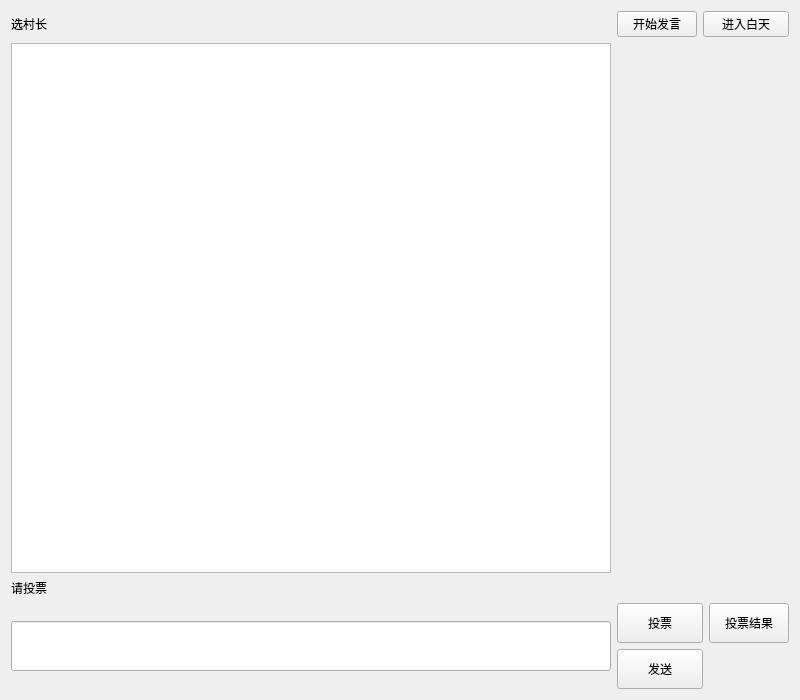
<?xml version="1.0" encoding="UTF-8"?>
<ui version="4.0">
 <class>chosecun</class>
 <widget class="QWidget" name="chosecun">
  <property name="geometry">
   <rect>
    <x>0</x>
    <y>0</y>
    <width>800</width>
    <height>700</height>
   </rect>
  </property>
  <property name="windowTitle">
   <string>Form</string>
  </property>
  <layout class="QGridLayout" name="gridLayout">
   <item row="0" column="0">
    <widget class="QLabel" name="label">
     <property name="styleSheet">
      <string notr="true">font: 63 48pt &quot;Bahnschrift SemiBold SemiConden&quot;;</string>
     </property>
     <property name="text">
      <string>选村长</string>
     </property>
    </widget>
   </item>
   <item row="0" column="1">
    <widget class="QPushButton" name="pushButton_3">
     <property name="styleSheet">
      <string notr="true">font: 24pt &quot;Agency FB&quot;;</string>
     </property>
     <property name="text">
      <string>开始发言</string>
     </property>
    </widget>
   </item>
   <item row="0" column="2" colspan="2">
    <widget class="QPushButton" name="pushButton_4">
     <property name="styleSheet">
      <string notr="true">font: 18pt &quot;Agency FB&quot;;
font: 20pt &quot;Agency FB&quot;;</string>
     </property>
     <property name="text">
      <string>进入白天</string>
     </property>
    </widget>
   </item>
   <item row="1" column="0">
    <widget class="QTextBrowser" name="textBrowser"/>
   </item>
   <item row="2" column="0">
    <widget class="QLabel" name="label_2">
     <property name="styleSheet">
      <string notr="true">font: 25 22pt &quot;Bahnschrift Light&quot;;</string>
     </property>
     <property name="text">
      <string>请投票</string>
     </property>
    </widget>
   </item>
   <item row="3" column="0" rowspan="2">
    <widget class="QLineEdit" name="lineEdit">
     <property name="minimumSize">
      <size>
       <width>0</width>
       <height>50</height>
      </size>
     </property>
    </widget>
   </item>
   <item row="3" column="1" colspan="2">
    <widget class="QPushButton" name="pushButton_2">
     <property name="minimumSize">
      <size>
       <width>0</width>
       <height>40</height>
      </size>
     </property>
     <property name="text">
      <string>投票</string>
     </property>
    </widget>
   </item>
   <item row="3" column="3">
    <widget class="QPushButton" name="pushButton_5">
     <property name="minimumSize">
      <size>
       <width>0</width>
       <height>40</height>
      </size>
     </property>
     <property name="text">
      <string>投票结果</string>
     </property>
    </widget>
   </item>
   <item row="4" column="1" colspan="2">
    <widget class="QPushButton" name="pushButton">
     <property name="minimumSize">
      <size>
       <width>0</width>
       <height>40</height>
      </size>
     </property>
     <property name="text">
      <string>发送</string>
     </property>
    </widget>
   </item>
  </layout>
 </widget>
 <resources/>
 <connections/>
</ui>
